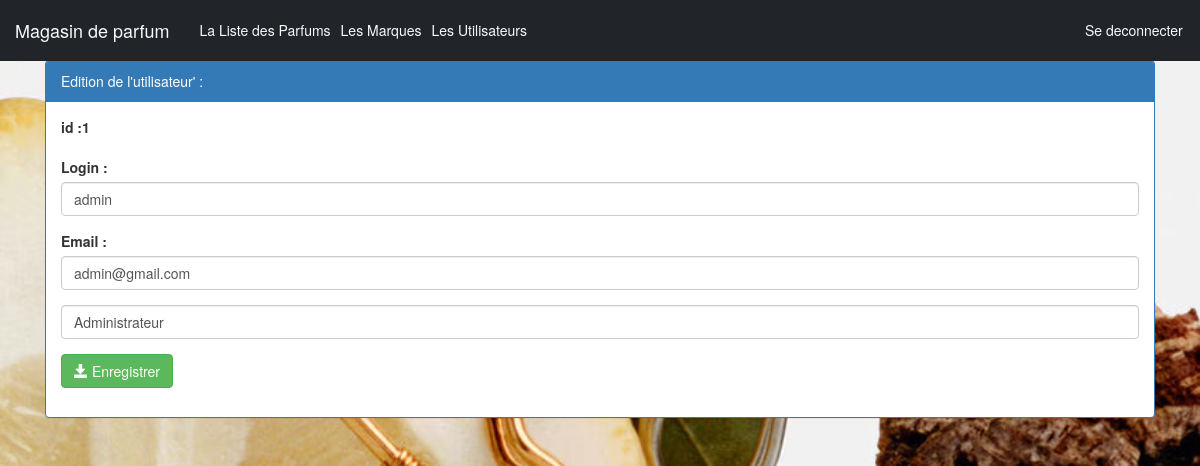
Screenshot of /pages/editerUtilisateur.php?idUser=1 (signed in) with the database file from the repository.
### tables this page shows
create table utilisateur(
    iduser int(4) auto_increment primary key,
    login varchar(50),
    email varchar(255),
    role varchar(50),    
    etat int(1),         
    pwd varchar(255)
);

### pages/editerUtilisateur.php (the view, shortened to what this page needs)
<?php
require_once('connexiondb.php');
$idUser = isset($_GET['idUser']) ? $_GET['idUser'] : 0;
$requeteUser = "select * from utilisateur where idUser=$idUser";
$resultatUser = $pdo->query($requeteUser);
$user = $resultatUser->fetch();
$login = $user['login'];
$email = $user['email'];
$role = strtoupper($user['role']);
?>
    <HTML>
    <head>
        <link rel="stylesheet" type="text/css" href="../css/bootstrap.min.css">
        <link rel="stylesheet" type="text/css" href="../css/monstyle.css">
        <link rel="stylesheet" href="https://maxcdn.bootstrapcdn.com/bootstrap/3.4.1/css/bootstrap.min.css">
    </head>
    <body>
        <?php include("menu.php"); ?>
        <div class="container">
            <div class="panel panel-primary margetop">
                <div class="panel-heading">Edition de l'utilisateur' :</div>
                <div class="panel-body">
                    <form method="post" action="updateUtilisateur.php" class="form">
                        <div class="form-group">
                            <label for="idUser">id :<?php echo $idUser ?></label>
                        </div>
                        <div class="form-group">
                            <label for="login">Login :</label>
                            <input type="text" name="login" placeholder="login" class="form-control" value="<?php echo $login ?>" />
                        </div>
                        <div class="form-group">
                            <label for="email">Email :</label>
                            <input type="text" name="email" placeholder="email" class="form-control" value="<?php echo $email ?>" />
                        </div>
                        <div class="form-group">
                            <select name="role" class="form-control">
                                <option value="ADMIN" <?php if ($role == "ADMIN") echo "selected" ?>> Administrateur</option>
                            </select>
                        </div>
                        <button type="submit" class="btn btn-success">
                            <span class="glyphicon glyphicon-save"></span>
                            Enregistrer
                        </button>
                    </form>
                </div>
            </div>
        </div>
    </body>
    </HTML>

### css/monstyle.css (style rules this page uses)
.margetop { margin-top: 60px; }

### pages/editerUtilisateur.php (style rules this page uses)
body { background-image: url('../images/pi3.avif'); background-size: cover; background-position: center; }

### rows the page displays
utilisateur: login "admin", email "admin@gmail.com", role "Administrateur"

### other values shown
$idUser "1"
